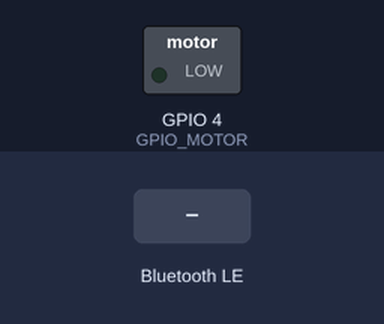
Recording of a sketch running on a simulated ESP32-C3. Parts: switched loads named in the sketch (green lamp = pin HIGH). The inputs (shaded band) are chosen by the test bench. Nothing arrives over Bluetooth unless stated; a phone connects over Bluetooth LE 3 s after start; what the sketch prints to the serial monitor is not drawn.

Above: at 1.2 s.
1.3 s: Bluetooth LE write "1" received
At 2.2 s:
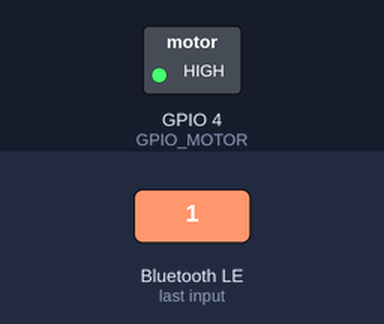
Timing chart, 0 to 4.3 s (numbered marks = the images above; inputs shaded):
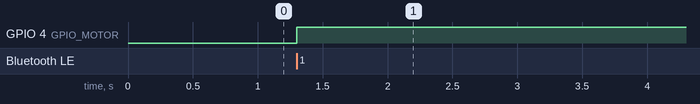

Measured:
- after the input at 1.3 s, GPIO 4 (GPIO_MOTOR): LOW → HIGH at once

The sketch:

nible_esp32c3.ino
```cpp
// obstacle_ble.ino - ESP32-C3, BLE-Peripheral for vibration motor
// Library "NimBLE-Arduino" (h2zero), API-Version 2.x
// Board: ESP32C3 Dev Module

#include <NimBLEDevice.h>

#define GPIO_MOTOR 4

static const char *RIGHT_MOTOR = "OBSTACLE-R"; // "OBSTACLE-L"

#define SVC_UUID "12345678-1234-1234-1234-1234567890ac"
#define CHR_UUID "12345678-1234-1234-1234-1234567890ac"

class MotorCallbacks : public NimBLECharacteristicCallbacks {
void onWrite(NimBLECharacteristic *pChr, NimBLEConnInfo &connInfo) override {
const std::string &v = pChr->getValue();
if (v.empty()) {
return; // empty Write -> ignore
}
digitalWrite(GPIO_MOTOR, v[0] ? HIGH : LOW);
}
};

class ServerCallbacks : public NimBLEServerCallbacks {
void onConnect(NimBLEServer *pServer, NimBLEConnInfo &connInfo) override {
Serial.println("Client connected");
}

void onDisconnect(NimBLEServer *pServer, NimBLEConnInfo &connInfo,
int reason) override {
Serial.printf("Client disconnected, reason=%d\n", reason);
digitalWrite(GPIO_MOTOR, LOW); // Failsafe: Motor off
NimBLEDevice::startAdvertising();
}
};

static MotorCallbacks motorCb;
static ServerCallbacks serverCb;

void setup() {
Serial.begin(115200);

pinMode(GPIO_MOTOR, OUTPUT);
digitalWrite(GPIO_MOTOR, LOW);

NimBLEDevice::init(RIGHT_MOTOR);

NimBLEServer *pServer = NimBLEDevice::createServer();
pServer->setCallbacks(&serverCb);

NimBLEService *pSvc = pServer->createService(SVC_UUID);

NimBLECharacteristic *pChr = pSvc->createCharacteristic(
CHR_UUID,
NIMBLE_PROPERTY::WRITE | NIMBLE_PROPERTY::WRITE_NR);
pChr->setCallbacks(&motorCb);

pSvc->start();

NimBLEAdvertising *pAdv = NimBLEDevice::getAdvertising();
pAdv->setName(RIGHT_MOTOR);
pAdv->addServiceUUID(SVC_UUID);
pAdv->enableScanResponse(true); // NimBLE 1.4.x: setScanResponse(true)
pAdv->start();

Serial.println("Advertising on");
}

void loop() {
// NimBLE is on in FreeRTOS-Task
delay(1000);
}
```
